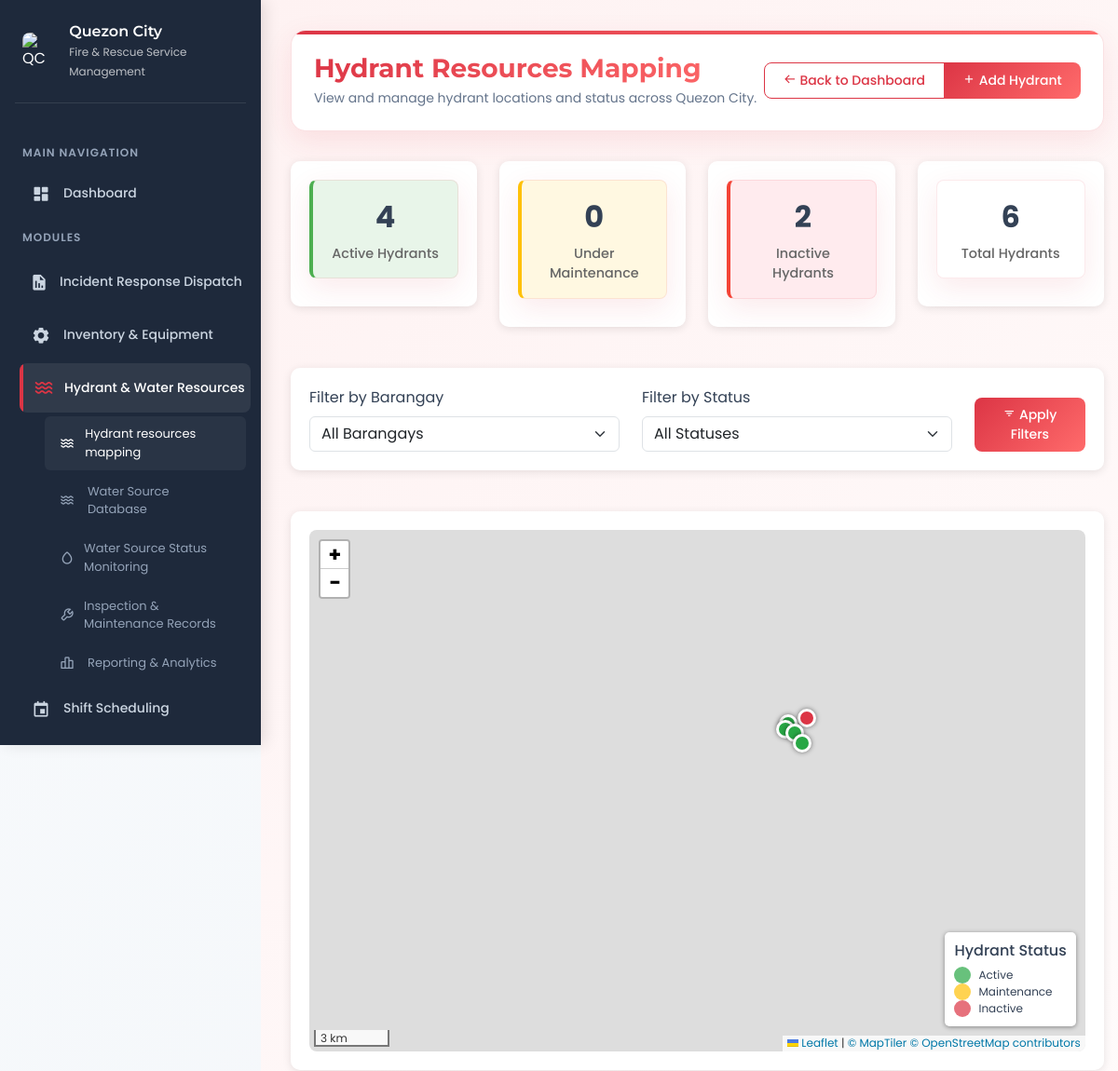
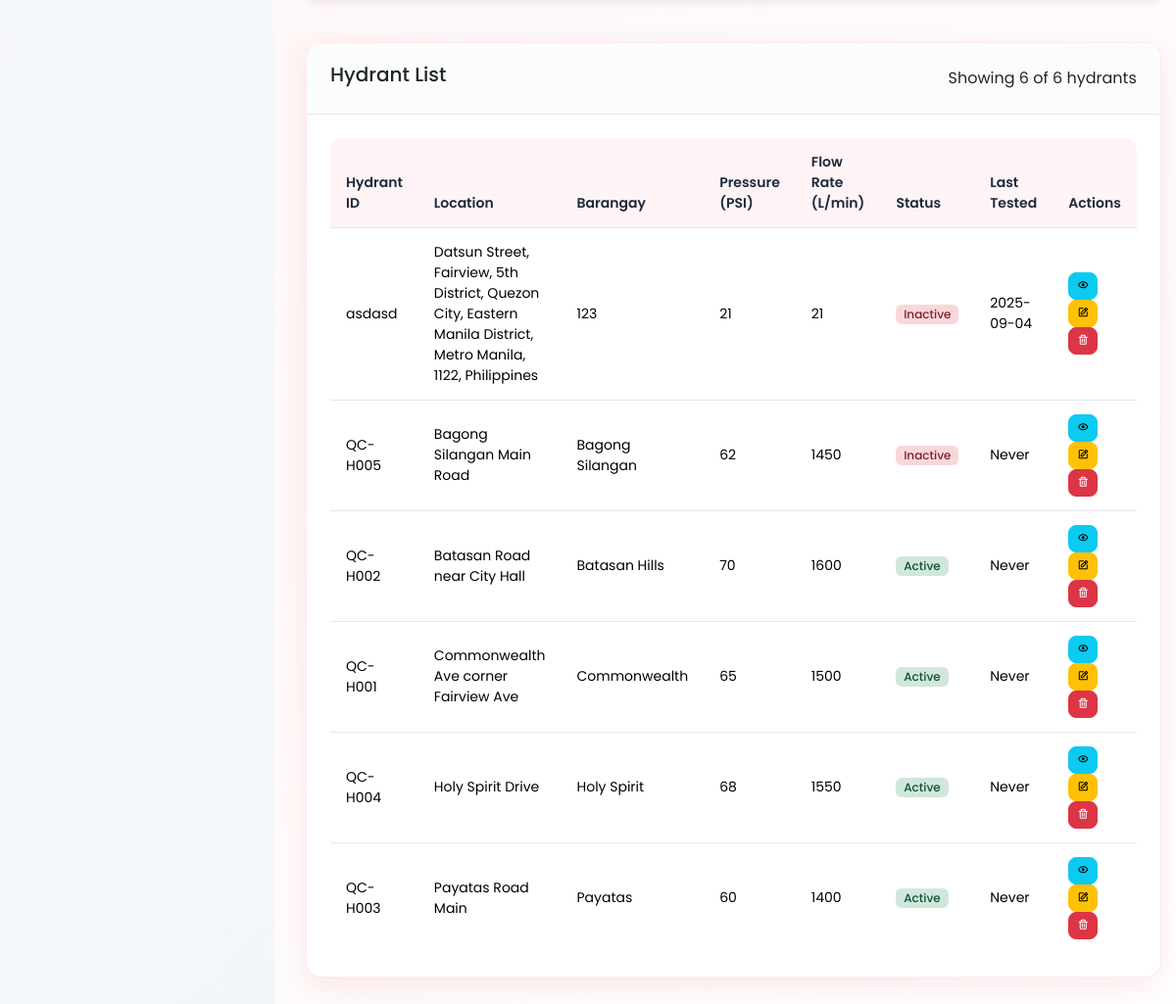
The page /Admin/HWRM/hydrant_resources_mapping/hrm.php (signed in) on the database its author committed (2 pictures, top to bottom).
### tables this page shows
CREATE TABLE `hydrants` (
  `id` int(11) NOT NULL,
  `hydrant_id` varchar(20) NOT NULL,
  `location` varchar(255) NOT NULL,
  `latitude` decimal(10,8) NOT NULL,
  `longitude` decimal(11,8) NOT NULL,
  `pressure` int(11) DEFAULT NULL,
  `flow_rate` int(11) DEFAULT NULL,
  `status` enum('active','inactive','maintenance') NOT NULL DEFAULT 'active',
  `last_tested` date DEFAULT NULL,
  `barangay` varchar(100) NOT NULL,
  `created_at` timestamp NOT NULL DEFAULT current_timestamp(),
  `updated_at` timestamp NOT NULL DEFAULT current_timestamp() ON UPDATE current_timestamp()
);

### Admin/HWRM/hydrant_resources_mapping/hrm.php (the view, shortened to what the rows shown need)
<?php
require_once 'config/database_manager.php';
try {
    $hydrants = $dbManager->fetchAll("hwrm", "SELECT * FROM hydrants ORDER BY barangay, hydrant_id");
} catch (Exception $e) {
    error_log("Database error: " . $e->getMessage());
    $user = ['first_name' => 'User'];
    $hydrants = [];
    $barangays = [];
    $status_counts = [];
    $error_message = "System temporarily unavailable. Please try again later.";
}
$filtered_hydrants = $hydrants;
?>
<!DOCTYPE html>
<html lang="en">
<head>
    <link href="https://cdn.jsdelivr.net/npm/bootstrap@5.3.2/dist/css/bootstrap.min.css" rel="stylesheet">
    <link href="https://unpkg.com/boxicons@2.1.4/css/boxicons.min.css" rel="stylesheet">
    <link rel="stylesheet" href="https://cdnjs.cloudflare.com/ajax/libs/animate.css/4.1.1/animate.min.css">
    <link rel="stylesheet" href="https://cdn.jsdelivr.net/npm/leaflet@1.9.4/dist/leaflet.css" />
    <link rel="stylesheet" href="css/style.css">
</head>
<body>
    <div class="dashboard-container">
        <div class="main-content">
            <div class="dashboard-header animate-fade-in">
                <div class="page-title">
                    <h1>Hydrant Resources Mapping</h1>
                </div>
            </div>
            <div class="dashboard-content">
                <div class="row mt-4">
                    <div class="col-12">
                        <div class="card animate-fade-in">
                            <div class="card-body">
                                <div class="table-responsive">
                                    <table class="table table-hover">
                                        <thead>
                                            <tr>
                                                <th>Hydrant ID</th>
                                                <th>Location</th>
                                                <th>Barangay</th>
                                                <th>Pressure (PSI)</th>
                                                <th>Flow Rate (L/min)</th>
                                                <th>Status</th>
                                                <th>Last Tested</th>
                                                <th>Actions</th>
                                            </tr>
                                        </thead>
                                        <tbody>
                                            <?php if (count($filtered_hydrants) > 0): ?>
                                                <?php foreach ($filtered_hydrants as $hydrant): ?>
                                                <tr>
                                                    <td><?php echo htmlspecialchars($hydrant['hydrant_id']); ?></td>
                                                    <td><?php echo htmlspecialchars($hydrant['location']); ?></td>
                                                    <td><?php echo htmlspecialchars($hydrant['barangay']); ?></td>
                                                    <td><?php echo $hydrant['pressure'] ?? 'N/A'; ?></td>
                                                    <td><?php echo $hydrant['flow_rate'] ?? 'N/A'; ?></td>
                                                    <td>
                                                        <span class="badge status-badge status-<?php echo $hydrant['status']; ?>">
                                                            <?php echo ucfirst($hydrant['status']); ?>
                                                        </span>
                                                    </td>
                                                    <td><?php echo $hydrant['last_tested'] ?? 'Never'; ?></td>
                                                    <td class="action-buttons">
                                                        <button class="btn btn-sm btn-info view-hydrant" data-id="<?php echo $hydrant['id']; ?>" data-bs-toggle="modal" data-bs-target="#viewHydrantModal">
                                                            <i class='bx bx-show'></i>
                                                        </button>
                                                        <button class="btn btn-sm btn-warning edit-hydrant" data-id="<?php echo $hydrant['id']; ?>" data-bs-toggle="modal" data-bs-target="#editHydrantModal">
                                                            <i class='bx bx-edit'></i>
                                                        </button>
                                                        <a href="hrm.php?delete_id=<?php echo $hydrant['id']; ?>" class="btn btn-sm btn-danger" onclick="return confirm('Are you sure you want to delete this hydrant?')">
                                                            <i class='bx bx-trash'></i>
                                                        </a>
                                                    </td>
                                                </tr>
                                                <?php endforeach; ?>
                                            <?php endif; ?>
                                        </tbody>
                                    </table>
                                </div>
                            </div>
                        </div>
                    </div>
                </div>
            </div>
        </div>
    </div>
</body>
</html>

### rows shown on the page
hydrants: hydrant "asdasd", location "Datsun Street, Fairview, 5th District, Quezon City, Eastern Manila District, Metro Manila, 1122, Philippines", barangay "123", pressure "21", flow_rate "21", status "Inactive", last_tested "2025-09-04"
hydrants: hydrant "QC-H005", location "Bagong Silangan Main Road", barangay "Bagong Silangan", pressure "62", flow_rate "1450", status "Inactive", last_tested "Never"
hydrants: hydrant "QC-H002", location "Batasan Road near City Hall", barangay "Batasan Hills", pressure "70", flow_rate "1600", status "Active", last_tested "Never"
hydrants: hydrant "QC-H001", location "Commonwealth Ave corner Fairview Ave", barangay "Commonwealth", pressure "65", flow_rate "1500", status "Active", last_tested "Never"
hydrants: hydrant "QC-H004", location "Holy Spirit Drive", barangay "Holy Spirit", pressure "68", flow_rate "1550", status "Active", last_tested "Never"
hydrants: hydrant "QC-H003", location "Payatas Road Main", barangay "Payatas", pressure "60", flow_rate "1400", status "Active", last_tested "Never"

### other values the page prints
$active_count "4"
$maintenance_count "0"
$inactive_count "2"
$total_count "6"
count($filtered_hydrants) "6"
count($hydrants) "6"
